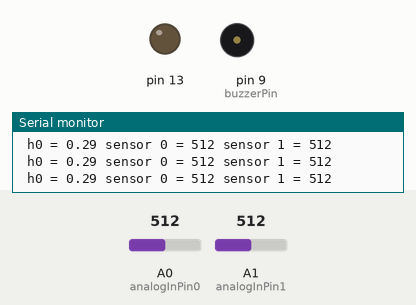
This sketch was run on a simulated Arduino Uno, built with avr-gcc and run on an emulated ATmega328P. Parts: output pins drawn as LEDs (lit = HIGH), buzzer (waves = sounding), the last lines printed to the serial monitor. The inputs (shaded band) are chosen by the test bench; at power-on: A1 (analogInPin1) = 512, A0 (analogInPin0) = 512. Pins used as bus, display or sensor lines are not drawn.

Above: at 1.2 s.
1.3 s: A1 (analogInPin1) set to 551
2.8 s: A1 (analogInPin1) set to 568
At 4.58 s:
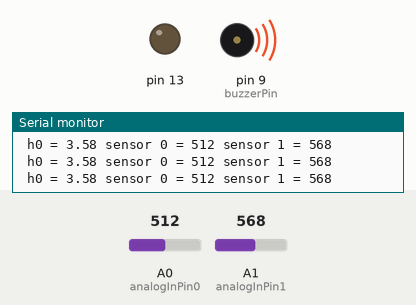
5.8 s: A0 (analogInPin0) set to 537
At 6.15 s:
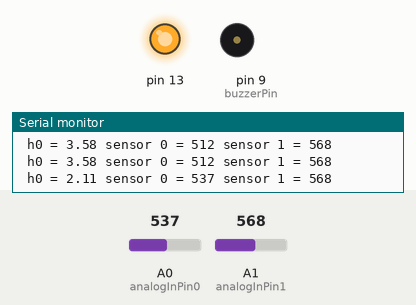
7.4 s: A0 (analogInPin0) set to 511
At 8.21 s:
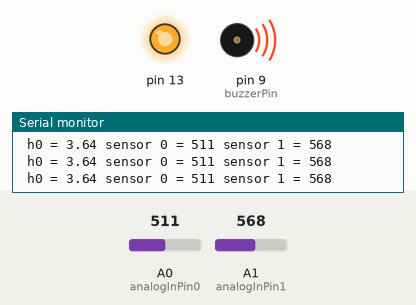
Timing chart, 0 to 11.4 s (numbered marks = the images above; inputs shaded):
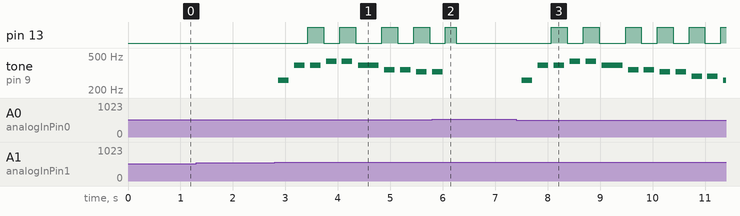

The sketch:

Etape.ino
```cpp
/*
 *  Simple Etape demo app
 *
 *  Calibration software not yet completed
 */

int buzzerPin = 9;

int length = 15; // the number of notes

/*
char tune[]     = "eeddfedcdcedceeddefffedcccdedcfedcdcedc "; // a space represents a rest
char silence[] = "               "; // a space represents a rest
int beats[] = { 1, 1, 1, 1,
                2, 1, 1, 1,
                1, 1, 2, 1, 1,
                1, 1, 1, 1,
                1, 2, 1, 1, 1, 1, 1,
                1, 1, 1, 1, 1, 1,
                2, 1, 1, 1, 2, 1, 1, 1, 1 };
*/

char tune[]     = "ccggaagffeeddc "; // a space represents a rest
int beats[] = { 1, 1, 1, 1, 1, 1, 2, 1, 1, 1, 1, 1, 1, 2, 4 };

int tempo = 200;

// ETAPE Parameters
const int analogInPin0 = A0;  // Analog input pin that the potentiometer is attached to
const int analogInPin1 = A1;  // Analog input pin that the potentiometer is attached to

const float res = 324;       // Resistor Value

int sensorValue0 = 0;        // value read from the pot
int sensorValue1 = 0;        // value read from the pot

float height = 0;

int i=0;

void setup() {
  // initialize serial communications at 9600 bps:
  Serial.begin(9600);
  pinMode(buzzerPin, OUTPUT);
  pinMode(13, OUTPUT);
}

void playTone(int tone, int duration) {
  for (long i = 0; i < duration * 1000L; i += tone * 2) {
    digitalWrite(buzzerPin, HIGH);
    delayMicroseconds(tone);
    digitalWrite(buzzerPin, LOW);
    delayMicroseconds(tone);
  }
}

void playNote(char note, int duration) {
  char names[] = { 'c', 'd', 'e', 'f', 'g', 'a', 'b', 'C' };
  int tones[] = { 1915, 1700, 1519, 1432, 1275, 1136, 1014, 956 };

  // play the tone corresponding to the note name
  for (int i = 0; i < 8; i++) {
    if (names[i] == note) {
      playTone(tones[i], duration);
    }
  }
}

void loop() {
  // read the analog in value:
  sensorValue0 = analogRead(analogInPin0);
  sensorValue1 = analogRead(analogInPin1);

  Serial.print(" h0 = ");
  height = ((float)sensorValue1 + 5.0 - (float)sensorValue0)/(float)1023.0;
  height = 60*height;
  Serial.print(height);

  Serial.print(" sensor 0 = ");
  Serial.print(sensorValue0);

  Serial.print(" sensor 1 = ");
  Serial.print(sensorValue1);
  Serial.print("\n");

  if (height > 3.0)
  {
        if (tune[i] == ' ') {
          delay(beats[i] * tempo); // rest
        } else {
          playNote(tune[i], beats[i] * tempo);
        }
        // pause between notes
        delay(tempo / 2);
        if (i%2 == 0)  digitalWrite(13, HIGH);
        else digitalWrite(13, LOW);
  } else {
    delay(200);
    i=0;
    digitalWrite(13, LOW);
  }

  i++;
  if ( i >= length) i=0;

}
```

Measured:
- the behaviour switches between 558 and 559 on A1 (analogInPin1) (found by bisection; images 0 and 1)
- the behaviour switches between 521 and 522 on A0 (analogInPin0) (found by bisection; images 1 and 2)
- after the input at 2.8 s, pin 13: LOW → HIGH after 0.63 s, → LOW 0.30 s later, → HIGH 0.30 s later, → LOW 0.30 s later, … (8 changes in this stretch); tone on pin 9 (buzzerPin): plays 259 Hz for 0.20 s, 388 Hz for 0.20 s, 388 Hz for 0.20 s, 435 Hz for 0.20 s, 435 Hz for 0.20 s, 388 Hz for 0.40 s … (10 notes in this stretch), starting after 0.07 s
- after the input at 5.8 s, tone on pin 9 (buzzerPin): goes on until 6.0 s, then stays silent
- after the input at 7.4 s, pin 13: goes HIGH 0.30 s, LOW 0.30 s, HIGH 0.30 s, LOW 0.50 s, 3 × (HIGH 0.30 s, LOW 0.30 s), then HIGH, starting after 0.67 s; tone on pin 9 (buzzerPin): plays 259 Hz for 0.20 s, 388 Hz for 0.20 s, 388 Hz for 0.20 s, 435 Hz for 0.20 s, 435 Hz for 0.20 s, 388 Hz for 0.40 s … (13 notes in this stretch), starting after 0.11 s
